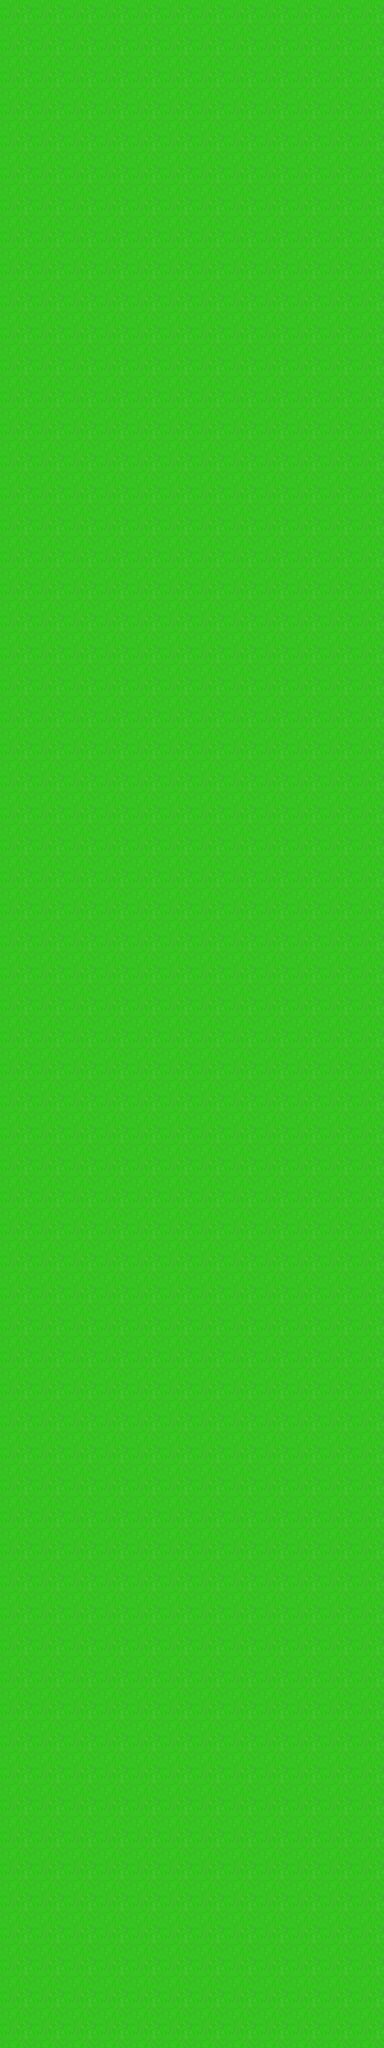

A level layout from a 2D game, rendered from its tile map. Below: a short description, then the map file with its tile-grid data intact:
An orthogonal 12x64 tile map with 32x32 px tiles, 1 tile layer (Tile Layer 1).

<map version="1.8" tiledversion="1.8.5" orientation="orthogonal" renderorder="right-down" width="12" height="64" tilewidth="32" tileheight="32" infinite="0" nextlayerid="2" nextobjectid="1">
 <tileset firstgid="1" source="OverWorld_Spring.tsx" />
 <layer id="1" name="Tile Layer 1" width="12" height="64">
  <data encoding="csv">
66,66,66,66,66,66,66,66,66,66,66,66,
66,66,66,66,66,66,66,66,66,66,66,66,
66,66,66,66,66,66,66,66,66,66,66,66,
66,66,66,66,66,66,66,66,66,66,66,66,
66,66,66,66,66,66,66,66,66,66,66,66,
66,66,66,66,66,66,66,66,66,66,66,66,
66,66,66,66,66,66,66,66,66,66,66,66,
66,66,66,66,66,66,66,66,66,66,66,66,
66,66,66,66,66,66,66,66,66,66,66,66,
66,66,66,66,66,66,66,66,66,66,66,66,
66,66,66,66,66,66,66,66,66,66,66,66,
66,66,66,66,66,66,66,66,66,66,66,66,
66,66,66,66,66,66,66,66,66,66,66,66,
66,66,66,66,66,66,66,66,66,66,66,66,
66,66,66,66,66,66,66,66,66,66,66,66,
66,66,66,66,66,66,66,66,66,66,66,66,
66,66,66,66,66,66,66,66,66,66,66,66,
66,66,66,66,66,66,66,66,66,66,66,66,
66,66,66,66,66,66,66,66,66,66,66,66,
66,66,66,66,66,66,66,66,66,66,66,66,
66,66,66,66,66,66,66,66,66,66,66,66,
66,66,66,66,66,66,66,66,66,66,66,66,
66,66,66,66,66,66,66,66,66,66,66,66,
66,66,66,66,66,66,66,66,66,66,66,66,
66,66,66,66,66,66,66,66,66,66,66,66,
66,66,66,66,66,66,66,66,66,66,66,66,
66,66,66,66,66,66,66,66,66,66,66,66,
66,66,66,66,66,66,66,66,66,66,66,66,
66,66,66,66,66,66,66,66,66,66,66,66,
66,66,66,66,66,66,66,66,66,66,66,66,
66,66,66,66,66,66,66,66,66,66,66,66,
66,66,66,66,66,66,66,66,66,66,66,66,
66,66,66,66,66,66,66,66,66,66,66,66,
66,66,66,66,66,66,66,66,66,66,66,66,
66,66,66,66,66,66,66,66,66,66,66,66,
66,66,66,66,66,66,66,66,66,66,66,66,
66,66,66,66,66,66,66,66,66,66,66,66,
66,66,66,66,66,66,66,66,66,66,66,66,
66,66,66,66,66,66,66,66,66,66,66,66,
66,66,66,66,66,66,66,66,66,66,66,66,
66,66,66,66,66,66,66,66,66,66,66,66,
66,66,66,66,66,66,66,66,66,66,66,66,
66,66,66,66,66,66,66,66,66,66,66,66,
66,66,66,66,66,66,66,66,66,66,66,66,
66,66,66,66,66,66,66,66,66,66,66,66,
66,66,66,66,66,66,66,66,66,66,66,66,
66,66,66,66,66,66,66,66,66,66,66,66,
66,66,66,66,66,66,66,66,66,66,66,66,
66,66,66,66,66,66,66,66,66,66,66,66,
66,66,66,66,66,66,66,66,66,66,66,66,
66,66,66,66,66,66,66,66,66,66,66,66,
66,66,66,66,66,66,66,66,66,66,66,66,
66,66,66,66,66,66,66,66,66,66,66,66,
66,66,66,66,66,66,66,66,66,66,66,66,
66,66,66,66,66,66,66,66,66,66,66,66,
66,66,66,66,66,66,66,66,66,66,66,66,
66,66,66,66,66,66,66,66,66,66,66,66,
66,66,66,66,66,66,66,66,66,66,66,66,
66,66,66,66,66,66,66,66,66,66,66,66,
66,66,66,66,66,66,66,66,66,66,66,66,
66,66,66,66,66,66,66,66,66,66,66,66,
66,66,66,66,66,66,66,66,66,66,66,66,
66,66,66,66,66,66,66,66,66,66,66,66,
66,66,66,66,66,66,66,66,66,66,66,66
</data>
 </layer>
</map>
